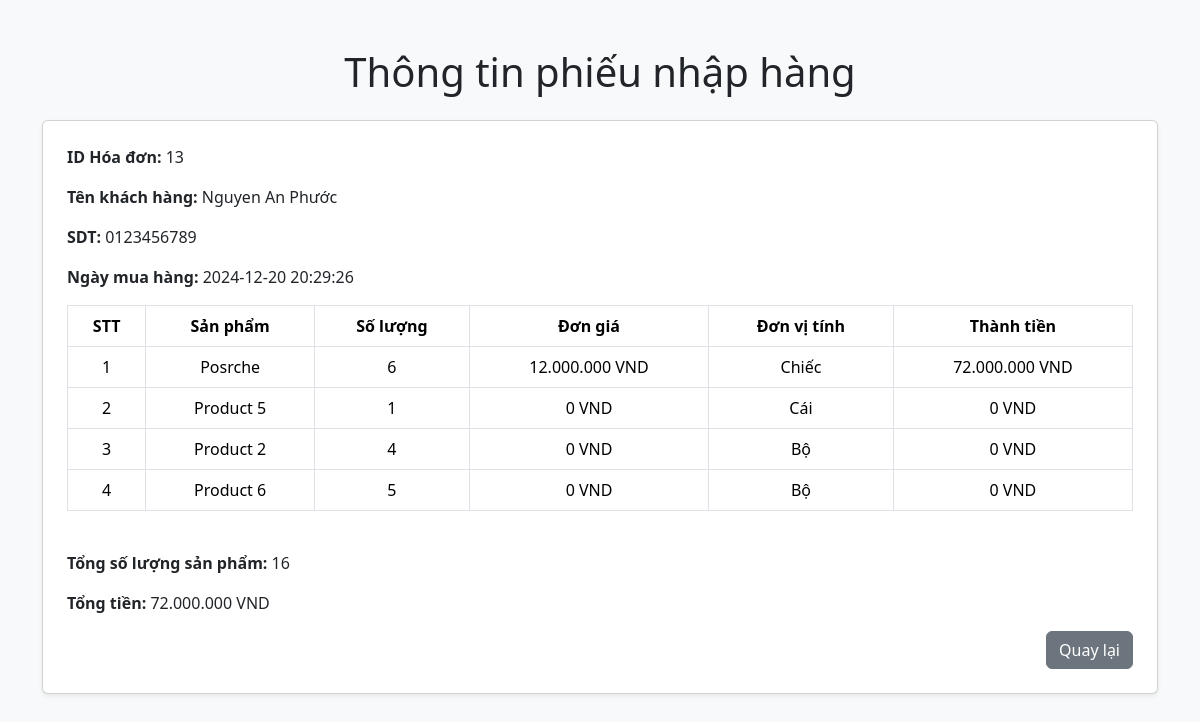
The app's page /admin/detail-order.php?id=13 with its own data.
### tables this page shows
CREATE TABLE IF NOT EXISTS `order` (
  `id` bigint(20) NOT NULL AUTO_INCREMENT,
  `customer_id` bigint(20) NOT NULL,
  `datetime` datetime NOT NULL,
  PRIMARY KEY (`id`),
  KEY `customer_id` (`customer_id`)
);

CREATE TABLE IF NOT EXISTS `user` (
  `id` bigint(20) NOT NULL AUTO_INCREMENT,
  `username` varchar(50) NOT NULL,
  `password` varchar(500) NOT NULL,
  `familyname` varchar(100) NOT NULL,
  `firstname` varchar(100) NOT NULL,
  `phone` varchar(50) NOT NULL,
  `email` varchar(100) NOT NULL,
  PRIMARY KEY (`id`)
);

CREATE TABLE IF NOT EXISTS `order_details` (
  `id` bigint(20) NOT NULL AUTO_INCREMENT,
  `order_id` bigint(20) NOT NULL,
  `product_id` bigint(20) NOT NULL,
  `quantity` int(11) NOT NULL,
  `price` bigint(20) NOT NULL,
  PRIMARY KEY (`id`),
  KEY `order_id` (`order_id`),
  KEY `product_id` (`product_id`)
);

CREATE TABLE IF NOT EXISTS `product` (
  `id` bigint(20) NOT NULL AUTO_INCREMENT,
  `name` varchar(100) NOT NULL,
  `description` varchar(500) NOT NULL,
  `unit_id` bigint(11) NOT NULL,
  PRIMARY KEY (`id`),
  KEY `unit_id` (`unit_id`)
);

CREATE TABLE IF NOT EXISTS `unit` (
  `id` bigint(20) NOT NULL AUTO_INCREMENT,
  `name` varchar(100) NOT NULL,
  `description` varchar(500) NOT NULL,
  PRIMARY KEY (`id`)
);

### admin/detail-order.php (the view, shortened to what this page needs)
<?php
include 'db.php';
$orderID = $_GET['id'];
$order = $conn->query("
    SELECT `order`.id, `user`.`familyname`,`user`.`firstname`,`user`.`phone`, `order`.datetime
FROM `order`
JOIN `user` ON `order`.customer_id = `user`.id
    WHERE `order`.id = $orderID
")->fetch_assoc();
$details = $conn->query("SELECT p.name,u.name as unit, od.quantity, od.price
FROM `order_details` as od
JOIN product as p on p.id = od.product_id
JOIN unit as u on p.unit_id = u.id
WHERE od.order_id = $orderID");
$totalQuantity = 0;
$sum = 0;
?>
<!DOCTYPE html>
<html lang="vi">
<head>
  <link href="https://cdn.jsdelivr.net/npm/bootstrap@5.3.2/dist/css/bootstrap.min.css" rel="stylesheet">
</head>
<body class="bg-light">
  <div class="container my-5">
    <h1 class="text-center mb-4">Thông tin phiếu nhập hàng</h1>
    <div class="card p-4 shadow-sm">
      <p><strong>ID Hóa đơn:</strong> <?php echo $order['id']; ?></p>
      <p><strong>Tên khách hàng:</strong> <?php echo $order['familyname']; ?> <?php echo $order['firstname']; ?></p>
      <p><strong>SDT:</strong> <?php echo $order['phone']; ?></p>
      <p><strong>Ngày mua hàng:</strong> <?php echo $order['datetime']; ?></p>
      <table class="table table-bordered">
        <thead>
          <tr class="text-center">
            <th>STT</th>
            <th>Sản phẩm</th>
            <th>Số lượng</th>
            <th>Đơn giá</th>
            <th>Đơn vị tính</th>
            <th>Thành tiền</th>
          </tr>
        </thead>
        <tbody>
          <?php
          $stt = 1;
          while ($item = $details->fetch_assoc()) {
            $subtotal = $item['quantity'] * $item['price'];
            $sum += $subtotal;
            $totalQuantity += $item['quantity'];
          ?>
            <tr class="text-center">
              <td><?php echo $stt++; ?></td>
              <td><?php echo $item['name']; ?></td>
              <td><?php echo $item['quantity']; ?></td>
              <td><?php echo number_format($item['price'], 0, ',', '.'); ?> VND</td>
              <td><?php echo $item['unit']; ?></td>
              <td><?php echo number_format($subtotal, 0, ',', '.'); ?> VND</td>
            </tr>
          <?php } ?>
        </tbody>
      </table>
      <div class="mt-4">
        <p><strong>Tổng số lượng sản phẩm:</strong> <?php echo $totalQuantity; ?></p>
        <p><strong>Tổng tiền:</strong> <?php echo number_format($sum, 0, ',', '.'); ?> VND</p>
      </div>
      <div class="text-end">
        <a href="manage-order.php" class="btn btn-secondary">Quay lại</a>
      </div>
    </div>
  </div>
</body>
</html>

### records on screen
order: id "13", customer.familyname "Nguyen", customer.firstname "An Phước", customer.phone "0123456789", datetime "2024-12-20 20:29:26"
order_details: product.name "Posrche", quantity "6", price "12.000.000", unit.name "Chiếc", subtotal "72.000.000"
order_details: product.name "Product 5", quantity "1", price "0", unit.name "Cái"
order_details: product.name "Product 2", quantity "4", price "0", unit.name "Bộ"
order_details: product.name "Product 6", quantity "5", price "0", unit.name "Bộ"

### other values on screen
$totalQuantity "16"
$sum "72.000.000"
